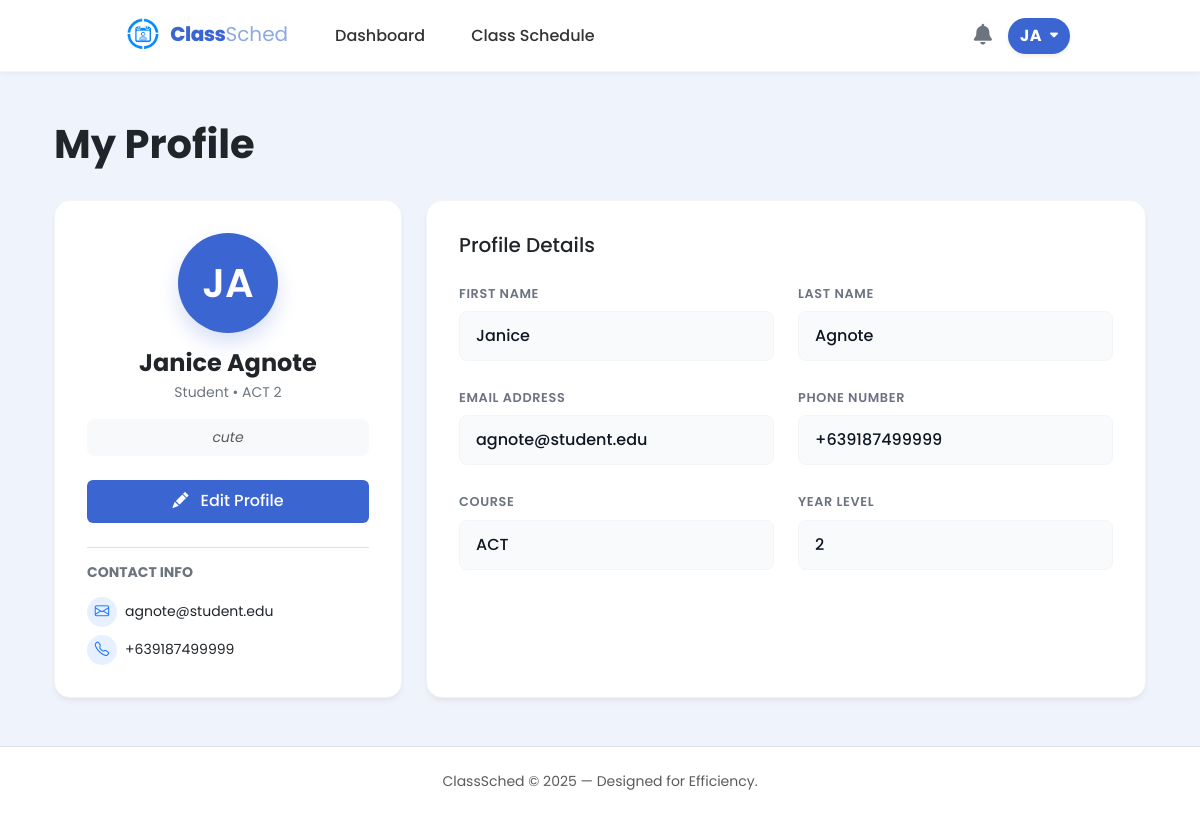
Before: /src/student_profile.php (signed in) with the older database file.
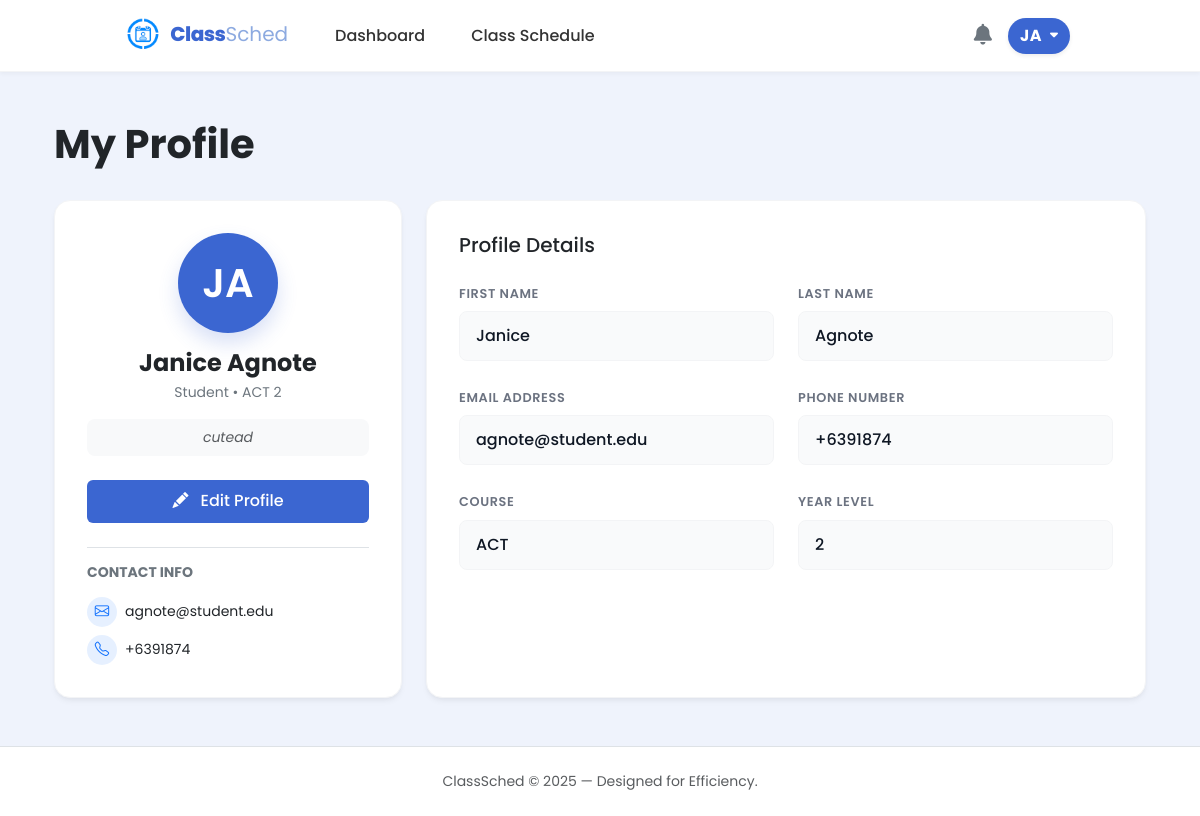
After: the same page with the newer database file.
### tables this page shows
CREATE TABLE students (
        id INTEGER PRIMARY KEY AUTOINCREMENT,
        user_id INTEGER UNIQUE,
        student_number TEXT(50) NOT NULL,
        last_name TEXT(50) NOT NULL,
        first_name TEXT(50),
        middle_name TEXT(50),
        age INTEGER,
        phone_number TEXT(20),
        course_id INTEGER NOT NULL,
        year_level INTEGER,
        email TEXT(255) UNIQUE,
        last_notification_check DATETIME DEFAULT "1970-01-01 00:00:00",
        FOREIGN KEY (user_id) REFERENCES users(id),
        FOREIGN KEY (course_id) REFERENCES courses(id)
    );

CREATE TABLE profiles_students (
    id INTEGER PRIMARY KEY AUTOINCREMENT,
    student_id INTEGER NOT NULL,
    description TEXT(50),

    FOREIGN KEY (student_id) REFERENCES students(id) ON DELETE CASCADE
    );

CREATE TABLE courses (
        id INTEGER PRIMARY KEY AUTOINCREMENT,
        course_name TEXT NOT NULL UNIQUE
    );

### src/student_profile.php (the view, shortened to what the changed rows need)
<?php
$db = get_db();
$user = $_SESSION["user"];
$userId = $user["id"];
$sql = "SELECT s.*, c.course_name, p.description as bio
        FROM students s
        LEFT JOIN courses c ON s.course_id = c.id
        LEFT JOIN profiles_students p ON s.id = p.student_id
        WHERE s.user_id = ?";
$stmt = $db->prepare($sql);
$stmt->bindValue(1, $userId);
$result = $stmt->execute();
$student = $result->fetchArray(SQLITE3_ASSOC);
$courseName = $student['course_name'] ?? '';
$courseAcronym = "Course";
if (stripos($courseName, 'Information System') !== false) {
    $courseAcronym = "BSIS";
} elseif (stripos($courseName, 'Computer Technology') !== false) {
    $courseAcronym = "ACT";
} elseif (!empty($courseName)) {
    $courseAcronym = substr($courseName, 0, 4);
}
$yearLevel = $student['year_level'] ?? 1;
?>
<!DOCTYPE html>
<html lang="en">
<head>
    <link href="https://cdn.jsdelivr.net/npm/bootstrap@5.3.3/dist/css/bootstrap.min.css" rel="stylesheet">
    <link href="https://cdnjs.cloudflare.com/ajax/libs/font-awesome/6.0.0/css/all.min.css" rel="stylesheet">
    <link rel="stylesheet" href="https://cdn.jsdelivr.net/npm/bootstrap-icons@1.11.1/font/bootstrap-icons.css">
    <link rel="stylesheet" href="../styles/student_profile.css">
    <link rel="stylesheet" href="../styles/student.css">
    <link rel="stylesheet" href="../styles/notification.css">
</head>
<body class="d-flex flex-column min-vh-100 position-relative">
    <?php require_once __DIR__ . "/student_nav.php"; ?>
    <main class="container px-4 py-5">
        <div class="d-flex justify-content-between align-items-center mb-4">
            <h1 class="fw-bold text-dark mb-2">My Profile</h1>
        </div>
        <div class="row g-4">
            <div class="col-lg-4">
                <div class="card-custom text-center h-100">
                    <div class="profile-avatar mb-3">
                        <?= $initials ?>
                    </div>
                    <h4 class="fw-bold mb-1 text-dark">
                        <?= htmlspecialchars($fullName) ?>
                    </h4>
                    <p class="text-secondary small mb-3">
                        Student • <?= htmlspecialchars($courseAcronym . ' ' . $yearLevel) ?>
                    </p>
                    <div class="bio-section mb-4 px-3 py-2 bg-light rounded-3">
                        <p class="text-muted small mb-0 fst-italic text-break">
                            <?= !empty($student['bio']) ? nl2br(htmlspecialchars($student['bio'])) : 'No bio added yet.' ?>
                        </p>
                    </div>
                    <button type="button" class="btn btn-edit mb-4 w-100" data-bs-toggle="modal" data-bs-target="#editProfileModal">
                        <i class="bi bi-pencil-fill me-2"></i> Edit Profile
                    </button>
                    <div class="text-start mt-auto pt-3 border-top">
                        <h6 class="fw-bold mb-3 small text-uppercase text-secondary ls-1">Contact Info</h6>
                        <div class="d-flex align-items-center mb-2">
                            <div class="icon-circle bg-primary bg-opacity-10 text-primary me-2">
                                <i class="bi bi-envelope"></i>
                            </div>
                            <span class="small text-dark"><?= htmlspecialchars($student['email'] ?? '') ?></span>
                        </div>
                        <div class="d-flex align-items-center">
                            <div class="icon-circle bg-primary bg-opacity-10 text-primary me-2">
                                <i class="bi bi-telephone"></i>
                            </div>
                            <span class="small text-dark"><?= htmlspecialchars($student['phone_number'] ?? '') ?></span>
                        </div>
                    </div>
                </div>
            </div>
            <div class="col-lg-8">
                <div class="card-custom h-100">
                    <div class="row g-4">
                        <div class="col-md-6">
                            <label class="form-label-custom">First Name</label>
                            <input type="text" class="form-control form-control-view"
                                   value="<?= htmlspecialchars($student['first_name'] ?? '') ?>" readonly>
                        </div>
                        <div class="col-md-6">
                            <label class="form-label-custom">Last Name</label>
                            <input type="text" class="form-control form-control-view"
                                   value="<?= htmlspecialchars($student['last_name'] ?? '') ?>" readonly>
                        </div>
                        <div class="col-md-6">
                            <label class="form-label-custom">Email Address</label>
                            <input type="text" class="form-control form-control-view"
                                   value="<?= htmlspecialchars($student['email'] ?? '') ?>" readonly>
                        </div>
                        <div class="col-md-6">
                            <label class="form-label-custom">Phone Number</label>
                            <input type="text" class="form-control form-control-view"
                                   value="<?= htmlspecialchars($student['phone_number'] ?? '') ?>" readonly>
                        </div>
                        <div class="col-md-6">
                            <label class="form-label-custom">Course</label>
                            <input type="text" class="form-control form-control-view"
                                   value="<?= htmlspecialchars($courseAcronym) ?>" readonly>
                        </div>
                        <div class="col-md-6">
                            <label class="form-label-custom">Year Level</label>
                            <input type="text" class="form-control form-control-view"
                                   value="<?= htmlspecialchars($yearLevel) ?>" readonly>
                        </div>
                    </div>
                </div>
            </div>
        </div>
    </main>
</body>
</html>

### src/student_nav.php (shortened to what the changed rows need)
<?php
$current_page = basename($_SERVER['PHP_SELF']);
$is_admin = (strpos($current_page, 'admin_') === 0);
$fullName = null;
$initials = null;
if (isset($_SESSION['user']['id']) && isset($db)) {
    $userId = $_SESSION['user']['id'];
    $stmt = $db->prepare("SELECT first_name, last_name FROM students WHERE user_id = :uid");
    $stmt->bindValue(':uid', $userId, SQLITE3_INTEGER);
    $result = $stmt->execute();
    $navStudent = $result->fetchArray(SQLITE3_ASSOC);
    if ($navStudent) {
        $fullName = $navStudent['first_name'] . ' ' . $navStudent['last_name'];
    }
}
if ($fullName) {
    $parts = explode(' ', trim($fullName));
    if (count($parts) >= 2) {
        $initials = strtoupper(substr($parts[0], 0, 1) . substr($parts[1], 0, 1));
    } else {
        $initials = strtoupper(substr($fullName, 0, 2));
    }
}
?>
<link rel="stylesheet" href="../styles/student_nav.css">
<nav class="navbar navbar-expand-md sticky-top">
    <div class="container-fluid px-4">
        <div class="d-flex align-items-center gap-3">
            <div class="dropdown">
                <?php if ($is_admin): ?>
                    <button class="btn user-dropdown-btn rounded-pill d-flex align-items-center gap-2 border-0 shadow-sm" type="button" data-bs-toggle="dropdown" aria-expanded="false">
                        <span class="fw-bold" style="letter-spacing: 0.5px;"><?php echo htmlspecialchars($initials ?? 'AD'); ?></span>
                        <i class="fa-solid fa-caret-down" style="font-size: 0.8rem;"></i>
                    </button>
                    <ul class="dropdown-menu dropdown-menu-end custom-dropdown-menu shadow-lg mt-2">
                        <li class="dropdown-header-custom">
                            <small class="text-muted d-block" style="font-size: 11px;">Signed in as</small>
                            <span class="fw-bold text-dark" style="font-size: 15px;"><?php echo htmlspecialchars($fullName ?? 'Administrator'); ?></span>
                        </li>
                        <li><hr class="dropdown-divider my-1"></li>
                        <li>
                            <a class="dropdown-item text-danger" href="logout.php">
                                Logout
                            </a>
                        </li>
                    </ul>
                <?php else: ?>
                    <button class="btn user-dropdown-btn rounded-pill d-flex align-items-center gap-2 border-0 shadow-sm" type="button" data-bs-toggle="dropdown" aria-expanded="false">
                        <span class="fw-bold" style="letter-spacing: 0.5px;"><?php echo htmlspecialchars($initials ?? 'US'); ?></span>
                        <i class="fa-solid fa-caret-down" style="font-size: 0.8rem;"></i>
                    </button>
                <?php endif; ?>
            </div>
        </div>
    </div>
</nav>

Changed rows visible on the page:
changed students "JA": profiles_students.description "cute" → "cutead"; phone_number "+639187499999" → "+6391874"
